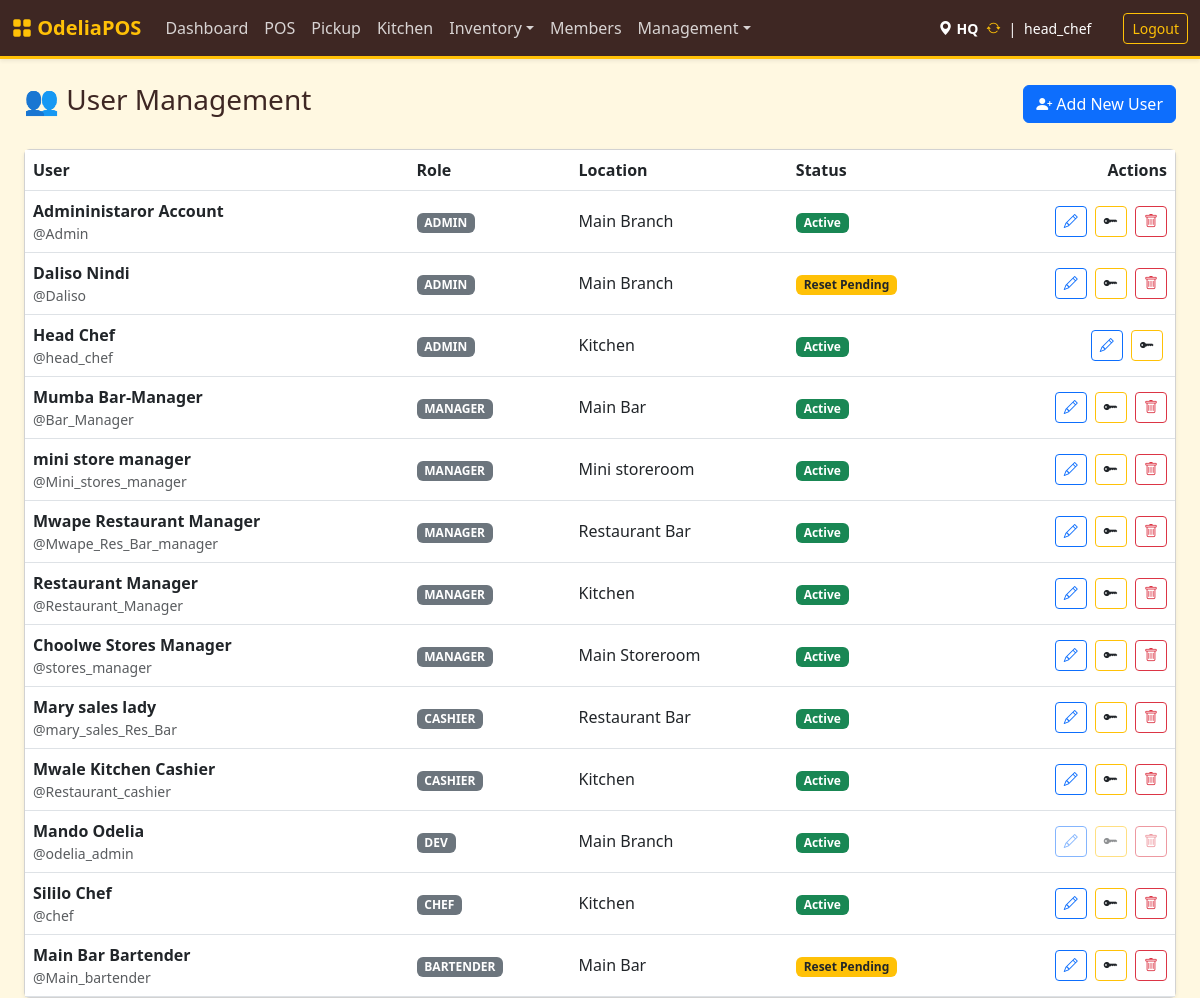
/index.php?page=users (signed in), run on an earlier commit of the app's database.
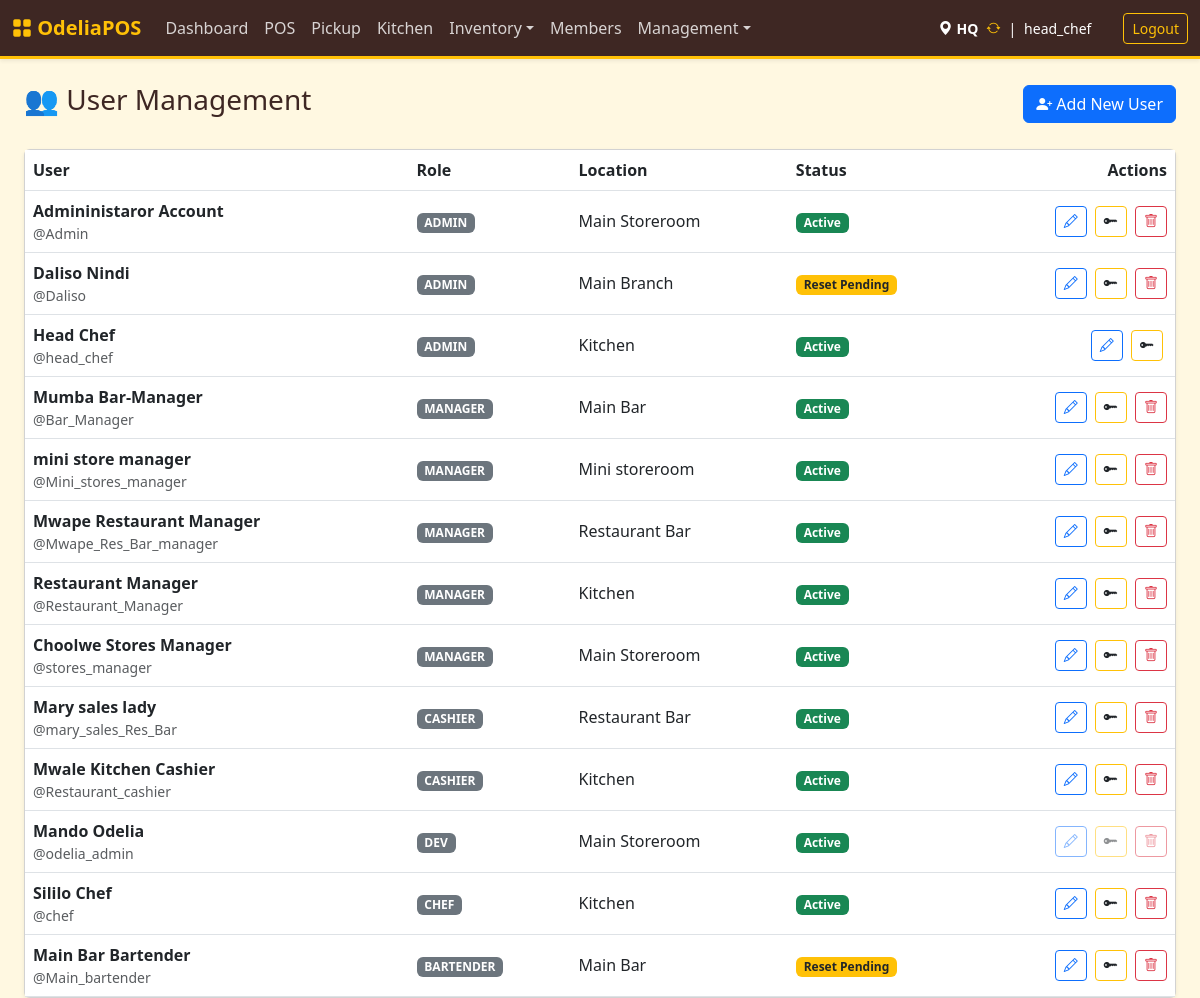
And on a later commit of the database.
### tables this page shows
CREATE TABLE `users` (
  `id` int NOT NULL AUTO_INCREMENT,
  `username` varchar(50) NOT NULL,
  `full_name` varchar(100) DEFAULT NULL,
  `password_hash` varchar(255) NOT NULL,
  `role` enum('admin','shopkeeper','manager','cashier','dev','chef','waiter','head_chef','bartender') NOT NULL DEFAULT 'cashier',
  `location_id` int DEFAULT NULL,
  `created_at` timestamp NULL DEFAULT CURRENT_TIMESTAMP,
  `force_password_change` tinyint(1) DEFAULT '0',
  PRIMARY KEY (`id`),
  UNIQUE KEY `username` (`username`),
  KEY `location_id` (`location_id`),
  CONSTRAINT `users_ibfk_1` FOREIGN KEY (`location_id`) REFERENCES `locations` (`id`) ON DELETE SET NULL
);

CREATE TABLE `locations` (
  `id` int NOT NULL AUTO_INCREMENT,
  `name` varchar(50) NOT NULL,
  `type` enum('store','kitchen','bar','warehouse') NOT NULL DEFAULT 'store',
  `can_sell` tinyint(1) DEFAULT '1',
  `can_receive_from_vendor` tinyint(1) DEFAULT '0',
  `address` text,
  `phone` varchar(50) DEFAULT '555-0000',
  PRIMARY KEY (`id`)
);

### src/users.php (called while the page is built, shortened)
<?php
$users = $pdo->query("SELECT u.*, l.name as location_name FROM users u LEFT JOIN locations l ON u.location_id = l.id ORDER BY u.role ASC, u.username ASC")->fetchAll();
?>

### templates/users.php (the view, shortened to what this page needs)
<div class="d-flex justify-content-between align-items-center mb-4">
    <h3>👥 User Management</h3>
    <button class="btn btn-primary" data-bs-toggle="modal" data-bs-target="#addUserModal">
        <i class="bi bi-person-plus-fill"></i> Add New User
    </button>
</div>
<div class="card shadow-sm">
    <div class="card-body p-0">
        <table class="table table-hover align-middle mb-0">
            <thead class="bg-light">
                <tr>
                    <th>User</th>
                    <th>Role</th>
                    <th>Location</th>
                    <th>Status</th>
                    <th class="text-end">Actions</th>
                </tr>
            </thead>
            <tbody>
                <?php foreach ($users as $u): ?>
                <?php
                    $isUntouchable = ($u['role'] === 'dev' && $_SESSION['role'] !== 'dev');
                    $disabledAttr = $isUntouchable ? 'disabled style="pointer-events: none; opacity: 0.5;"' : '';
                ?>
                <tr>
                    <td>
                        <div class="fw-bold"><?= htmlspecialchars($u['full_name'] ?? '') ?></div>
                        <div class="text-muted small">@<?= htmlspecialchars($u['username'] ?? '') ?></div>
                    </td>
                    <td>
                        <span class="badge bg-secondary text-uppercase"><?= str_replace('_', ' ', $u['role']) ?></span>
                    </td>
                    <td><?= htmlspecialchars($u['location_name'] ?? 'All Locations') ?></td>
                    <td>
                        <?php if ($u['force_password_change']): ?>
                            <span class="badge bg-warning text-dark">Reset Pending</span>
                        <?php else: ?>
                            <span class="badge bg-success">Active</span>
                        <?php endif; ?>
                    </td>
                    <td class="text-end">
                        <button class="btn btn-sm btn-outline-primary me-1 edit-btn"
                                <?= $disabledAttr ?>
                                data-id="<?= $u['id'] ?>"
                                data-fullname="<?= htmlspecialchars($u['full_name'] ?? '') ?>"
                                data-username="<?= htmlspecialchars($u['username'] ?? '') ?>"
                                data-role="<?= $u['role'] ?>"
                                data-location="<?= $u['location_id'] ?? '' ?>">
                            <i class="bi bi-pencil"></i>
                        </button>
                        <form method="POST" action="index.php?page=users" class="d-inline">
                            <button class="btn btn-sm btn-outline-warning text-dark me-1"
                                    <?= $disabledAttr ?>
                                    onclick="confirmReset(event, '<?= htmlspecialchars($u['username'] ?? '') ?>')"
                                    title="Reset Password">
                                <i class="bi bi-key-fill"></i>
                            </button>
                        </form>
                        <?php if ($u['id'] != $_SESSION['user_id']): ?>
                        <form method="POST" action="index.php?page=users" class="d-inline" onsubmit="return confirm('Delete <?= $u['username'] ?>?');">
                            <button class="btn btn-sm btn-outline-danger" <?= $disabledAttr ?>>
                                <i class="bi bi-trash"></i>
                            </button>
                        </form>
                        <?php endif; ?>
                    </td>
                </tr>
                <?php endforeach; ?>
            </tbody>
        </table>
    </div>
</div>

### public/index.php (shortened to what this page needs)
<?php
$page = isset($_GET['page']) ? basename($_GET['page']) : 'login';
$controllerPath = BASE_PATH . "/src/{$page}.php";
$templatePath   = BASE_PATH . "/templates/{$page}.php";
if (file_exists($controllerPath)) {
    require_once $controllerPath;
    if (file_exists($templatePath)) {
        $isStandalone = in_array($page, ['login', 'receipt']);
        if (!$isStandalone && file_exists(BASE_PATH . "/templates/header.php")) {
            require_once BASE_PATH . "/templates/header.php";
        }
        require_once $templatePath;
        if (!$isStandalone && file_exists(BASE_PATH . "/templates/footer.php")) {
            require_once BASE_PATH . "/templates/footer.php";
        }
    }
}
?>

### templates/header.php (shortened to what this page needs)
<!DOCTYPE html>
<html lang="en">
<head>
    <link href="https://cdn.jsdelivr.net/npm/bootstrap@5.3.0/dist/css/bootstrap.min.css" rel="stylesheet">
    <link rel="stylesheet" href="https://cdn.jsdelivr.net/npm/bootstrap-icons@1.10.5/font/bootstrap-icons.css">
</head>
<body>
    <nav class="navbar navbar-expand-lg navbar-custom mb-4 shadow-sm no-print">
        <div class="container-fluid">
            <a class="navbar-brand" href="index.php?page=dashboard"><i class="bi bi-grid-fill"></i> OdeliaPOS</a>
            <div class="collapse navbar-collapse" id="navbarNav">
                <ul class="navbar-nav me-auto">
                    <li class="nav-item"><a class="nav-link" href="index.php?page=dashboard">Dashboard</a></li>
                    <li class="nav-item"><a class="nav-link" href="index.php?page=pos">POS</a></li>
                    <li class="nav-item"><a class="nav-link" href="index.php?page=pickup" target="_blank">Pickup</a></li>
                    <li class="nav-item"><a class="nav-link" href="index.php?page=kds" target="_blank">Kitchen</a></li>
                    <li class="nav-item dropdown">
                        <a class="nav-link dropdown-toggle" href="#" data-bs-toggle="dropdown">Inventory</a>
                    </li>
                    <li class="nav-item"><a class="nav-link" href="index.php?page=members">Members</a></li>
                    <?php if(isset($_SESSION['role']) && in_array($_SESSION['role'], ['admin', 'manager', 'dev'])): ?>
                        <li class="nav-item dropdown">
                            <a class="nav-link dropdown-toggle" href="#" data-bs-toggle="dropdown">Management</a>
                        </li>
                    <?php endif; ?>
                </ul>
                <div class="d-flex align-items-center">
                    <span class="text-white me-3 small d-flex align-items-center">
                        <i class="bi bi-geo-alt-fill text-gold me-1"></i>
                        <span class="fw-bold"><?= htmlspecialchars($_SESSION['location_name'] ?? 'HQ') ?></span>
                        <?php if(isset($_SESSION['role']) && in_array($_SESSION['role'], ['admin', 'dev'])): ?>
                            <a href="#" class="text-warning ms-2" data-bs-toggle="modal" data-bs-target="#adminSwitchModal" title="Switch Location"><i class="bi bi-arrow-repeat"></i></a>
                        <?php endif; ?>
                        <span class="mx-2">|</span> <?= htmlspecialchars($_SESSION['username'] ?? 'User') ?>
                    </span>
                    <a href="index.php?action=logout" class="btn btn-sm btn-outline-warning ms-3">Logout</a>
                </div>
            </div>
        </div>
    </nav>
    <div class="container-fluid px-4">

### templates/footer.php (shortened to what this page needs)
    </div> <script src="https://cdn.jsdelivr.net/npm/sweetalert2@11"></script>
</body>
</html>

### templates/header.php (style rules this page uses)
:root { --theme-brown: #3e2723; --theme-gold: #ffc107; --theme-gold-dark: #d39e00; --theme-orange: #fd7e14; --theme-bg: #fff8e1; }
body { background-color: var(--theme-bg); color: var(--theme-brown); }
.navbar-custom { background-color: var(--theme-brown); border-bottom: 3px solid var(--theme-gold); }
.navbar-custom .navbar-brand { color: var(--theme-gold) !important; font-weight: bold; }
.navbar-custom .nav-link { color: rgba(255,255,255,0.8) !important; }

What changed in the data, as far as the page shows it:
changed users "Admininistaror Account": location.name "Main Branch" → "Main Storeroom"
changed users "Mando Odelia": location.name "Main Branch" → "Main Storeroom"
